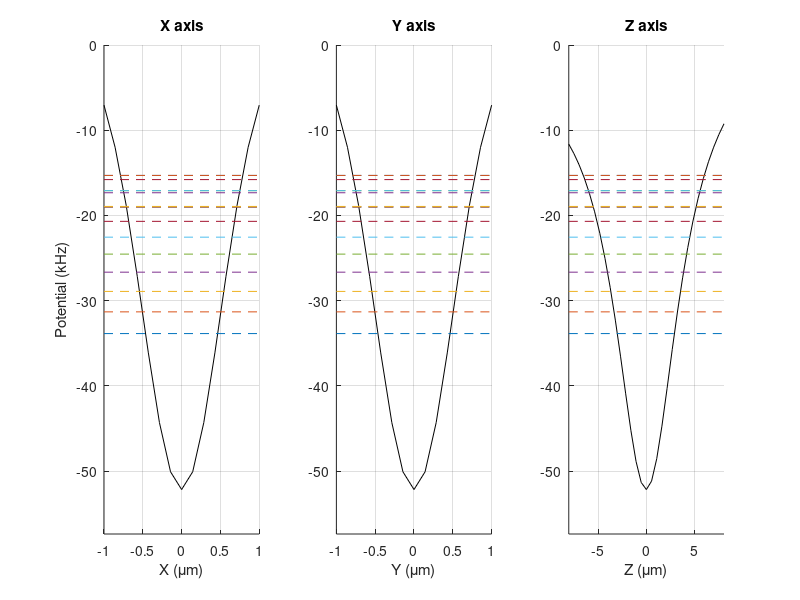

Write MATLAB code to recreate this figure. (Note: this script raises an error after producing the figure.)
%This code computes the energy levels for a single tweezer.
tic;
% close all
%Fundamental constants
% constants;
% c = 3 * 1e8;
h = 6.63 * 1e-34;
hbar = h / (2*pi);
kb = 1.38 * 1e-23;

% Lithium-6
mLi = 6 * 1.67 * 1e-27;
gamma = 2*pi * 6 * 1e6;
lambda0 = 671 * 1e-9;
c=3e8;
f0 = c/lambda0;
omega0 = 2*pi*f0;

% Laser Params
lambda = 780 * 1e-9; %wavelength (m)
omega = 2*pi * c / lambda;
k = 2*pi / lambda;
Er = hbar ^ 2 * k ^ 2 / (2 * mLi);

P =  .5*55* 1e-6; %power per tweezer (W)
asymm = 0; %asymmetry in units of depth
wx = [1000] * 1e-9; %waist perp direction (m) 1350
wy = wx; %waist tunneling direction (m) 1000 % 810e-9
for wi = 1:length(wx)
    zRx = pi * wx(wi) ^ 2 / lambda;
    zRy = pi * wy(wi) ^ 2 / lambda;
    %
    I0 = 2 * P / (pi * wx(wi) * wy(wi));
    V0 = 3*pi * c ^ 2 / (2 * omega0 ^ 3) * (gamma / (omega0 - omega) + gamma / (omega0 + omega)) * I0;
    
    % Tweezer Params
    Mx = 2 * wx(wi);
    My = 2 * wy(wi);
    Mz = 4 * max(zRx, zRy);
    Nx = 15;
    Ny = 15;
    Nz = 31;
    
    V_tweezers = @(x, y, z) -V0 ./ (1 + z.^2 .* (1 ./ zRx.^2 + 1 ./ zRy.^2) / 2) .* exp(-2 * x.^2 ./ (wx(wi).^2 .* (1 + z.^2 ./ zRx.^2)))...
        .* exp(-2 * y.^2 ./ (wy(wi).^2 .* (1 + z.^2 ./ zRy.^2)));
    
    % Gravity
    g = 9.80665;
    V_gravity = @(x, y, z) mLi * g * z;
    % B Gradient, 1.4MHz/G is bohr magneton, state |1> has -1/2, |3> has -1 at
    % low field.  At high field they're equal.
    % 20G/cm is 20G/0.01m = 2000/m
    gradGaussM = 0;
    V_gradient = @(x,y,z) 1.4e6*h*gradGaussM*z;
    
    V = @(x, y, z) V_tweezers(x, y, z) + V_gravity(x, y, z);
    
    
    % Discretization params
    x = linspace(-Mx/2, Mx/2, Nx);
    y = linspace(-My/2, My/2, Ny);
    z = linspace(-Mz/2, Mz/2, Nz);
    dx = x(2)-x(1);
    dy = y(2)-y(1);
    dz = z(2)-z(1);
    [xx, yy, zz] = meshgrid(x, y, z);
    fprintf('Initialized parameters. Elapsed Time %.3f s\n', toc)
    
    %get potential
    VV = V(xx, yy, zz);
    VV = spdiags(VV(:), 0, Nx*Ny*Nz, Nx*Ny*Nz);
    fprintf('Set up potential. Elapsed Time %.3f s\n', toc)
    
    %get kinetic DVR term
    TTx = spdiags(ones(numel(xx), 1) * pi^2 / 3, 0, Nx*Ny*Nz, Nx*Ny*Nz);
    for Dx = 1:((max(x) - min(x)) / dx)
        M = [ones(1, (Nx - Dx) * Ny), zeros(1, Ny * Dx)];
        M = repmat(M, 1, Nz)';
        TTx = spdiags((-1)^Dx * 2 / Dx^2 * M(end:-1:1), +Dx*Ny, TTx);
        TTx = spdiags((-1)^Dx * 2 / Dx^2 * M, -Dx*Ny, TTx);
    end
    
    TTy = spdiags(ones(numel(yy), 1) * pi^2 / 3, 0, Nx*Ny*Nz, Nx*Ny*Nz);
    for Dy = 1:((max(y) - min(y)) / dy)
        M = [ones(1, Ny - Dy), zeros(1, Dy)];
        M = repmat(M, 1, Nx * Nz)';
        TTy = spdiags((-1)^Dy * 2 / Dy^2 * M(end:-1:1), +Dy, TTy);
        TTy = spdiags((-1)^Dy * 2 / Dy^2 * M, -Dy, TTy);
    end
    
    TTz = spdiags(ones(numel(zz), 1) * pi^2 / 3, 0, Nx*Ny*Nz, Nx*Ny*Nz);
    for Dz = 1:((max(z) - min(z)) / dz)
        M = ones(1, Nx * Ny * Nz)';
        TTz = spdiags((-1)^Dz * 2 / Dz^2 * M, +Dz*Nx*Ny, TTz);
        TTz = spdiags((-1)^Dz * 2 / Dz^2 * M, -Dz*Nx*Ny, TTz);
    end
    
    
    TT = (hbar ^ 2 / 2 / mLi * (TTx / dx^2 + TTy / dy^2 + TTz / dz^2));
    % TT = (TTx + TTy + TTz);
    fprintf('Kinetic Energy Term. Elapsed Time %.3f s\n', toc)
    
    %diagonalize
    NN = 16;
    H = TT + VV - spdiags(ones(numel(xx), 1) * min(VV(:)), 0, Nx*Ny*Nz, Nx*Ny*Nz);
    [eigvects, eigenergies] = eigs(H, NN, 'SM');
    fprintf('Diagonalize. Elapsed Time %.3f s\n', toc)
    
    % extract energies and sort
    E = diag(eigenergies+min(VV(:)))/h*1e-3;
    [E, II] = sort(E);
    PSI = eigvects(:, II);
    
    % rearange psi and normalize
    psi = zeros(Nx, Ny, Nz, NN);
    for ii = 1:NN
        psi_temp=reshape(PSI(:, ii), Ny, Nx, Nz);
        Norm = sum(psi_temp(:).^2) * dx * dy * dz;
        PSI(:, ii) = PSI(:, ii) / sqrt(Norm);
        psi_temp = psi_temp / sqrt(Norm) * sign(max(psi_temp(:)));
        psi(:,:,:,ii) = permute(psi_temp, [2 1 3]);
    end
    
    % close all
    figure(45);clf;
    colors = lines(NN);
    subplot(1, 3, 1)
    hold on
    plot(x*1e6, V(x, 0, 0)/h*1e-3, 'k')
    % plot(x*1e6, V(x, a/2, 0)/h*1e-3, 'k')
    for ii = 1:NN
        plot([min(x), max(x)]*1e6, [E(ii), E(ii)], '--', 'color', colors(ii, :));
    end
    xlabel('X (\mum)')
    ylabel('Potential (kHz)')
    title('X axis')
    grid on
    xlim([min(x), max(x)]*1e6)
    ylim([1.1*min(VV(:))/h*1e-3, 0])
    subplot(1, 3, 2)
    hold on
    plot(y*1e6, V(0, y, 0)/h*1e-3, 'k')
    for ii = 1:NN
        plot([min(y), max(y)]*1e6, [E(ii), E(ii)], '--', 'color', colors(ii, :));
    end
    xlabel('Y (\mum)')
    title('Y axis')
    grid on
    xlim([min(y), max(y)]*1e6)
    ylim([1.1*min(VV(:))/h*1e-3, 0])
    subplot(1, 3, 3)
    hold on
    plot(z*1e6, V(0, 0, z)/h*1e-3, 'k')
    % plot(z*1e6, V(0, a/2, z)/h*1e-3, 'k')
    for ii = 1:NN
        plot([min(z), max(z)]*1e6, [E(ii), E(ii)], '--', 'color', colors(ii, :));
    end
    xlabel('Z (\mum)')
    title('Z axis')
    grid on
    xlim([min(z), max(z)]*1e6)
    ylim([1.1*min(VV(:))/h*1e-3, 0])
    sgtitle(sprintf('Potential and bound state energies\n wx = %.0f nm, wy = %.0f nm, power = %.3f mW', wx(wi)*1e9, wy(wi)*1e9, P*1e3))
    
    figure(8);clf;
    for ii = 1:NN
        subplot(NN, 3, 3*ii - 2)
        if ii == 1
            title('X axis')
        end
        ylabel(sprintf('Psi_%d', ii))
        if ii == NN
            xlabel('X (\mum)')
        end
        hold on
        for jj = 1:round(Ny/5):Ny
            for kk = 1:round(Nz/5):Nz
                plot(x*1e6, squeeze(psi(:, jj, kk, ii)))
            end
        end
        xlim([min(x), max(x)]*1e6)
        grid on
        subplot(NN, 3, 3*ii - 1)
        if ii == 1
            title('Y axis')
        end
        if ii == NN
            xlabel('Y (\mum)')
        end
        hold on
        for jj = 1:round(Nx/5):Nx
            for kk = 1:round(Nz/5):Nz
                plot(y*1e6, squeeze(psi(jj, :, kk, ii)))
            end
        end
        xlim([min(y), max(y)]*1e6)
        grid on
        subplot(NN, 3, 3*ii - 0)
        if ii == 1
            title('Z axis')
        end
        if ii == NN
            xlabel('Z (\mum)')
        end
        hold on
        for jj = 1:round(Nx/5):Nx
            for kk = 1:round(Ny/5):Ny
                plot(z*1e6, squeeze(psi(jj, kk, :, ii)))
            end
        end
        xlim([min(z), max(z)]*1e6)
        grid on
    end
    sgtitle(sprintf('Wavefunctions\n wx = %.0f nm, wy = %.0f nm, power = %.3f mW', wx(wi)*1e9, wy(wi)*1e9, P*1e3))
    %
    
    disp('________________________');
%     disp(wx(wi));
%     disp((E(2)-E(1))/3.67)
%     disp((E(7:9)-E(1))/24.6 )
    figure(102);clf;
    plot(1:numel(E),E- E(1),'o');
    ylabel('E (kHz)');xlabel('Eigenlevels');
    legend(num2str(E- E(1)),'location','best');
%     waitforbuttonpress;
end